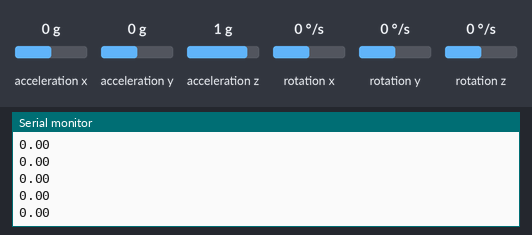
The sketch below on a simulated Arduino Uno, built with avr-gcc and run on an emulated ATmega328P. Parts: the last lines printed to the serial monitor. The test bench sets the inputs (shaded band); at power-on: rotation z 0 °/s, acceleration x 0 g, acceleration y 0 g, acceleration z 1 g, rotation x 0 °/s, rotation y 0 °/s.

Above: at 1.2 s.
1.3 s: rotation z set to -192 °/s
At 1.34 s:
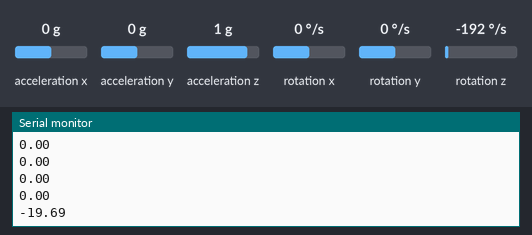
2.8 s: rotation z set to -100 °/s
At 2.88 s:
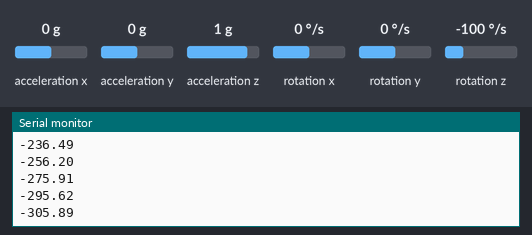
Timing chart, 0 to 5.8 s (numbered marks = the images above; inputs shaded):
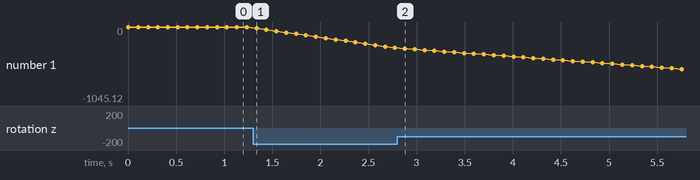

The sketch:

Combined_Installation.ino
```cpp
#include <MPU6050_tockn.h>
#include <Wire.h>
int state = 0; //connect to Bluetooth
//------------------------------------------------------
MPU6050 mpu6050(Wire);
int angleToNumber;
float angleZ;
int wrapTo180(int degrees)
{
  float radians = float(degrees) * (3.1415963 / 180.f);
  float wrappedToPi = atan2(sin(radians), cos(radians));
  int wrappedTo180 = (wrappedToPi * (180.f / 3.1415963f));
  return wrappedTo180;
}

//-------------------------------------------------------

void setup()
{
  Serial.begin(9600);
  Wire.begin();
  mpu6050.begin();
//  mpu6050.calcGyroOffsets(true);
}

void loop()
{
  mpu6050.update();
  angleZ = mpu6050.getAngleZ();
  //  Serial.print("angleZ : ");
  angleZ = wrapTo180(angleZ);
  //  Serial.println(angleZ);
  angleToNumber = map(angleZ, -180, 180, 1, 9);
  Serial.println(mpu6050.getAngleZ());
  delay(100);
}
```

Measured:
- after the input at 1.3 s, the serial monitor: prints a new line at once (image 1)
- plotted number 1: 0 → -295.62 after the input at 1.3 s
